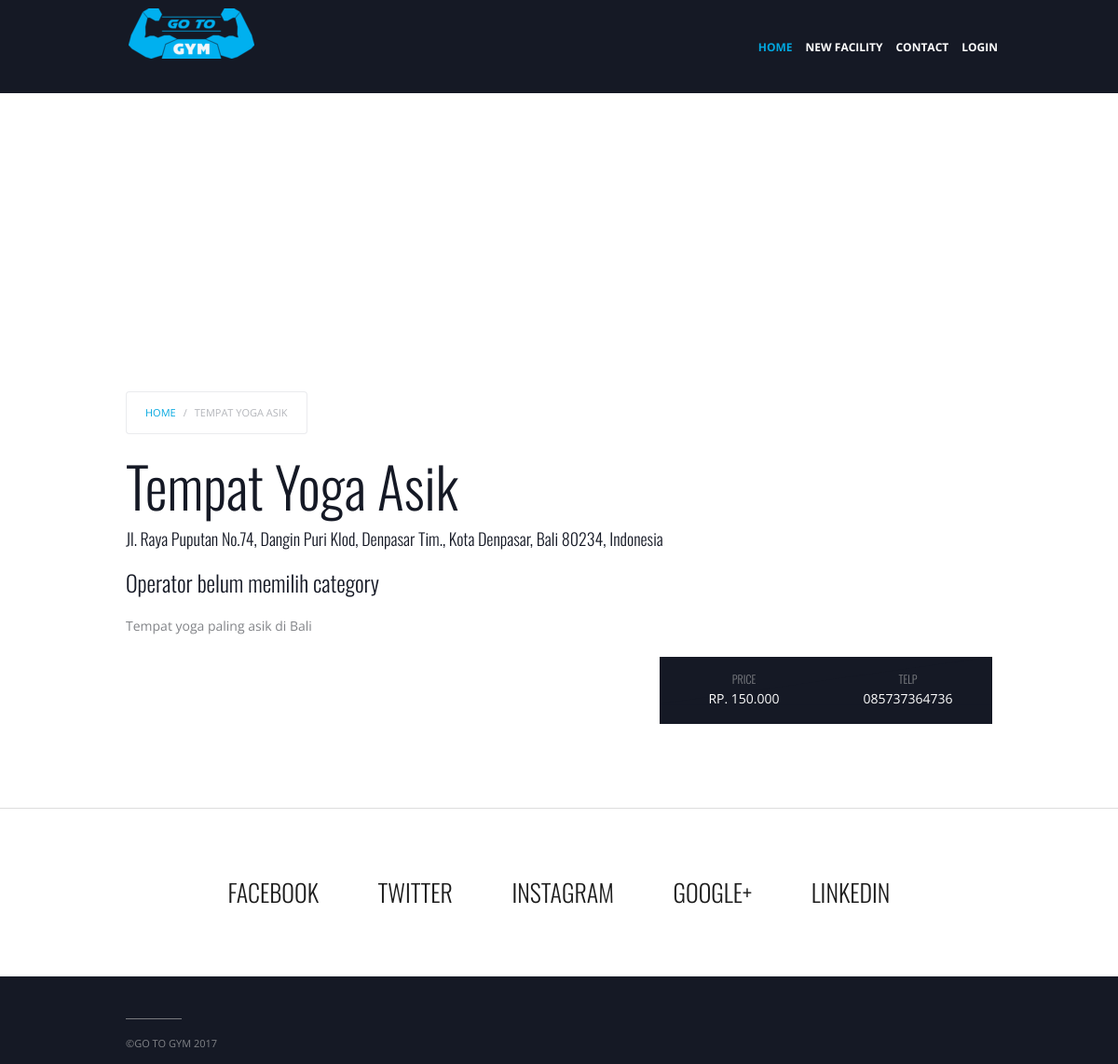
The app's page /home/detail/2 with its own data.
### tables this page shows
CREATE TABLE `gym` (
  `id` int(11) NOT NULL,
  `user_id` int(11) NOT NULL,
  `fullname` varchar(100) DEFAULT NULL,
  `alamat` varchar(100) DEFAULT NULL,
  `longitude` varchar(100) DEFAULT NULL,
  `latitude` varchar(100) DEFAULT NULL,
  `telp` varchar(12) DEFAULT NULL,
  `description` text,
  `price` int(11) DEFAULT NULL,
  `status` int(1) NOT NULL
);

### application/Controller/HomeController.php (called while the page is built, shortened)
<?php
class HomeController extends Controller
{
    public function detail($id)
    {
        $gym = new Gym();
        $this->view([
            'header'=>'view/_templates/home_header.php',
            'content'=>'view/home/detail.php',
            'footer'=>'view/_templates/home_footer.php',
            'page_script'=> 'view/home/script/detail_page_script.php',
            'page_css'=> 'view/home/script/detail_page_css.php',
            'plugin_script'=> 'view/home/script/detail_plugin_script.php',
            'plugin_css'=> 'view/home/script/detail_plugin_css.php'
        ],[
            'model'=>$gym->getOne($id)
        ]);
    }
}

### public/index.php (called while the page is built, shortened)
<?php
$app = new Application();

### application/Core/Model.php (called while the page is built, shortened)
<?php
class Model
{
    public $db = null;
    protected $table = null;
    private function openDatabaseConnection()
    {
        $options = array(PDO::ATTR_DEFAULT_FETCH_MODE => PDO::FETCH_OBJ, PDO::ATTR_ERRMODE => PDO::ERRMODE_WARNING);
        $this->db = new PDO(DB_TYPE . ':host=' . DB_HOST . ';dbname=' . DB_NAME . ';charset=' . DB_CHARSET, DB_USER, DB_PASS, $options);
    }
    public function getAll($data=null)
    {
        if(is_array($data) && !is_null($data)){
            $_row = '';
            $_value = [];
            foreach ($data as $row=>$value){
                $_row.= $row.' = '.' :'.$row.' AND ';
                $_value[':'.$row] = $value;
            }
            $_row = substr($_row, 0, -5);
            $sql = "SELECT * FROM $this->table WHERE $_row";
            $query = $this->db->prepare($sql);
            $parameters = $_value;
        }else{
            $sql = "SELECT * FROM $this->table";
            $query = $this->db->prepare($sql);
            $parameters=array();
        }
        $query->execute($parameters);
        return $query->fetchAll();
    }
    public function getOne($id)
    {
        if(is_array($id) && !is_null($id)){
            $_row = '';
            $_value = [];
            foreach ($id as $row=>$value){
                $_row.= $row.' = '.' :'.$row.' AND ';
                $_value[':'.$row] = $value;
            }
            $_row = substr($_row, 0, -5);
            $sql = "SELECT * FROM $this->table WHERE $_row LIMIT 1";
            $query = $this->db->prepare($sql);
            $parameters = $_value;
        }else{
            $sql = "SELECT * FROM $this->table WHERE id = :id LIMIT 1";
            $query = $this->db->prepare($sql);
            $parameters = array(':id' => $id);
        }
        $query->execute($parameters);
        return $query->fetch();
    }
}

### application/view/home/detail.php (the view, shortened to what this page needs)
<div id='map_canvas' style="width: 100%;height: 300px;"></div>
<div class="uk-container uk-container-center">
    <div class="tm-middle uk-grid" data-uk-grid-match="" data-uk-grid-margin="">
        <div class="tm-main uk-width-medium-1-1">
            <main class="tm-content uk-position-relative">
                <ul class="uk-breadcrumb">
                    <li><a href="<?= URL ?>">Home</a></li>
                    <li class="uk-active"><span><?= $model->fullname ?></span></li>
                </ul>
                <h1 style="margin-top: 0;margin-bottom: 0;"><?= $model->fullname ?></h1>
                <h4 style="margin-top: 10px;">
                    <?= $model->alamat ?>
                </h4>
                <article class="uk-article">
                    <h3>
                        <?php
                            $category=new \Mini\Model\GymCategory();
                            $get_c = $category->getAll(['gym_id'=>$model->id]);
                            if(count($get_c)>0):
                                $print = "";
                                foreach ($get_c as $_c){
                                    $print.= \Mini\Model\Gym::getCategory($_c->category_id).', ';
                                }
                                echo substr($print, 0, -2);
                        ?>
                        <?php else: ?>
                            Operator belum memilih category
                        <?php endif; ?>
                    </h3>
                    <div>
                        <div class="uk-grid">
                            <div class="uk-width-6-10">
                                <p><?= $model->description ?></p>
                            </div>
                            <div class="uk-width-4-10">
                                <div class="uk-panel uk-width-1-1 tm-workouts-box nohover">
                                    <div class="uk-grid">
                                        <div class="uk-width-1-2">
                                            <h6 class="tm-uppercase">PRICE</h6>
                                            <span class="tm-uppercase">Rp. <?= number_format($model->price, 0, ',', '.') ?></span>
                                        </div>
                                        <div class="uk-width-1-2">
                                            <h6 class="tm-uppercase">TELP</h6>
                                            <span class="tm-uppercase"><?= $model->telp ?></span>
                                        </div>
                                    </div>
                                </div>
                            </div>
                        </div>
                    </div>
                </article>
            </main>
        </div>
    </div>
</div>

### records on screen
gym: fullname "TEMPAT YOGA ASIK", fullname "Tempat Yoga Asik", alamat "Jl. Raya Puputan No.74, Dangin Puri Klod, Denpasar Tim., Kota Denpasar, Bali 80234, Indonesia", description "Tempat yoga paling asik di Bali", price "150.000", telp "085737364736"
